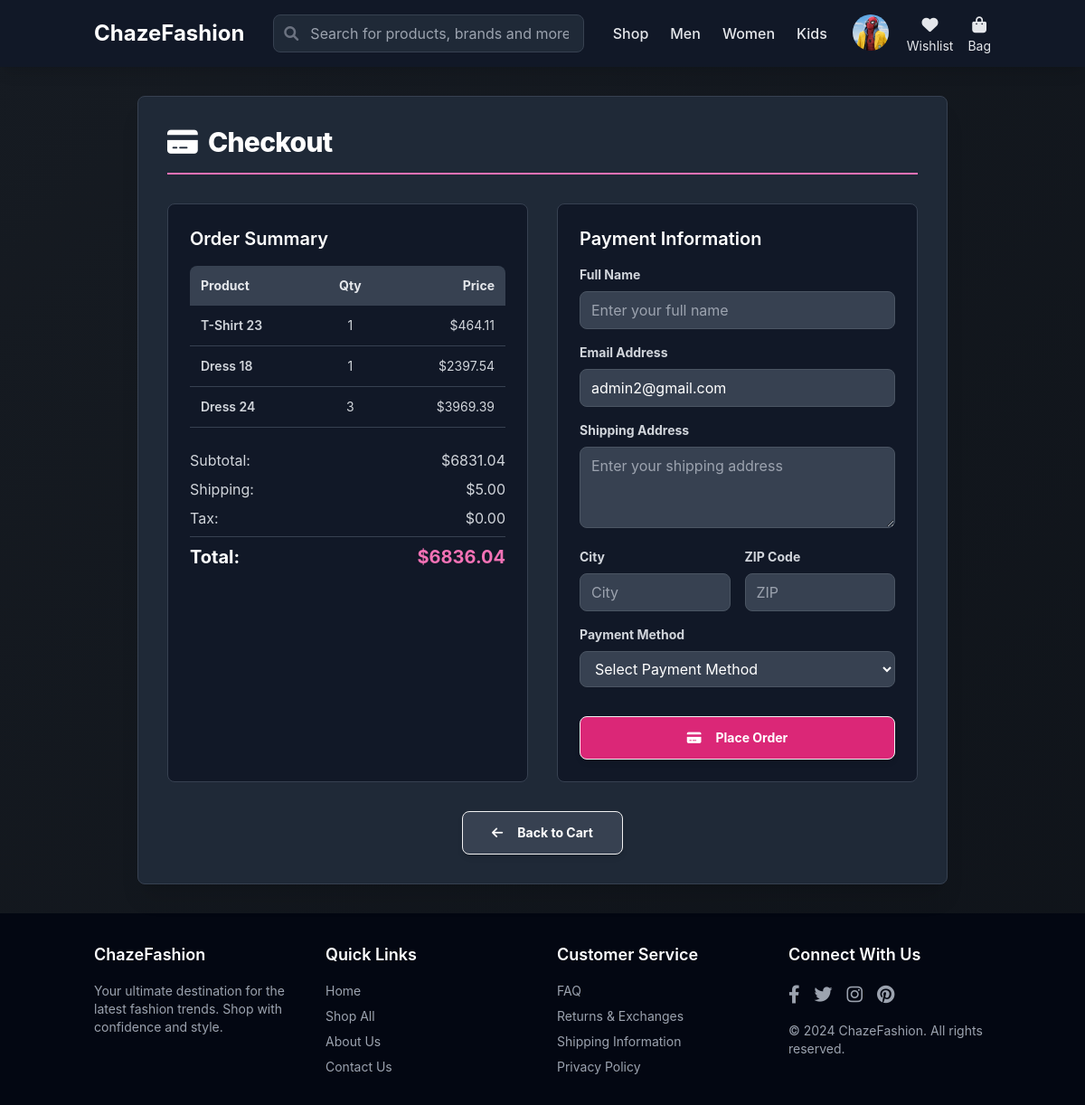
The page /checkout/ (signed in) on the database its author committed.
### catalog/models.py (models this page shows, shortened)
class CartItem(models.Model):
    cart = models.ForeignKey('Cart', on_delete=models.CASCADE, related_name='items')
    product = models.ForeignKey(Product, on_delete=models.CASCADE)
    quantity = models.PositiveIntegerField(default=1)
    @property
    def subtotal(self):
        return self.quantity * self.product.pr_price

class Product(models.Model):
    CATEGORY_CHOICES = [
        ("Boys", "Boys"),
        ("Girls", "Girls"),
        ("Men", "Men"),
        ("Women", "Women"),
        ("Toddler", "Toddler"),
    ]
    SEASON_CHOICES = [
        ("Summer", "Summer"),
        ("Winter", "Winter"),
        ("All Season", "All Season"),
    ]
    pr_id = models.AutoField(primary_key=True)
    pr_cate = models.CharField(max_length=20, choices=CATEGORY_CHOICES)
    pr_name = models.CharField(max_length=100)
    pr_price = models.DecimalField(max_digits=10, decimal_places=2)
    pr_reviews = models.FloatField(default=0)
    pr_buy_quant = models.PositiveIntegerField(default=0)
    pr_stk_quant = models.PositiveIntegerField(default=0)
    pr_dimensions = models.CharField(max_length=100, blank=True)
    pr_weights = models.CharField(max_length=50, blank=True)
    pr_offers = models.CharField(max_length=100, blank=True)
    pr_images = models.ImageField(upload_to='product_images/', blank=True, null=True)
    pr_season = models.CharField(max_length=20, choices=SEASON_CHOICES, default="All Season")
    pr_fabric = models.CharField(max_length=50, blank=True)
    pr_texture = models.CharField(max_length=50, blank=True)
    pr_brand = models.CharField(max_length=50, blank=True)

### catalog/views.py (the view, shortened to what this page needs)
# urls.py: path('checkout/', views.checkout_view, name='checkout'),
@login_required
def checkout_view(request):
    cart, created = Cart.objects.get_or_create(user=request.user)
    cart_items = cart.items.all()
    if not cart_items:
        messages.warning(request, "Your cart is empty.")
        return redirect('cart')
    total_price = sum(item.subtotal for item in cart_items)
    shipping_cost = Decimal('5.00')
    grand_total = total_price + shipping_cost
    context = {
        'cart_items': cart_items,
        'total_price': total_price,
        'shipping_cost': shipping_cost,
        'grand_total': grand_total,
    }
    return render(request, 'catalog/checkout.html', context)

### templates/catalog/checkout.html (shortened to what this page needs)
{% extends 'base.html' %}
{% load static %}
{% block content %}
<div class="animate-fadeIn">
    <div class="max-w-4xl mx-auto bg-gray-800 shadow-xl rounded-lg border border-gray-700 p-8">
        <h2 class="text-3xl font-extrabold mb-8 text-white tracking-tight border-b-2 border-pink-400 pb-4">
            <i class="fas fa-credit-card mr-3"></i>Checkout
        </h2>
        <div class="grid grid-cols-1 lg:grid-cols-2 gap-8">
            <div class="bg-gray-900 p-6 rounded-lg border border-gray-700">
                <h3 class="text-xl font-semibold text-white mb-4">Order Summary</h3>
                <div class="overflow-x-auto mb-6">
                    <table class="w-full text-sm">
                        <thead>
                            <tr class="bg-gray-700 text-gray-200">
                                <th class="text-left p-3 rounded-tl-lg">Product</th>
                                <th class="text-center p-3">Qty</th>
                                <th class="text-right p-3 rounded-tr-lg">Price</th>
                            </tr>
                        </thead>
                        <tbody class="text-gray-300">
                            {% for item in cart_items %}
                            <tr class="border-b border-gray-700">
                                <td class="p-3 font-semibold">{{ item.product.pr_name }}</td>
                                <td class="text-center p-3">{{ item.quantity }}</td>
                                <td class="text-right p-3">${{ item.subtotal|floatformat:2 }}</td>
                            </tr>
                            {% endfor %}
                        </tbody>
                    </table>
                </div>
                <div class="space-y-2 text-gray-300">
                    <div class="flex justify-between">
                        <span>Subtotal:</span>
                        <span>${{ total_price|floatformat:2 }}</span>
                    </div>
                    <div class="flex justify-between">
                        <span>Shipping:</span>
                        <span>${{ shipping_cost|floatformat:2 }}</span>
                    </div>
                    <div class="flex justify-between">
                        <span>Tax:</span>
                        <span>$0.00</span>
                    </div>
                    <div class="border-t border-gray-700 pt-2 mt-4">
                        <div class="flex justify-between text-xl font-bold text-white">
                            <span>Total:</span>
                            <span class="text-pink-400">${{ grand_total|floatformat:2 }}</span>
                        </div>
                    </div>
                </div>
            </div>
            <div class="bg-gray-900 p-6 rounded-lg border border-gray-700">
                <h3 class="text-xl font-semibold text-white mb-4">Payment Information</h3>
                <form method="post" class="space-y-4">
                    <div>
                        <label class="block text-gray-300 text-sm font-bold mb-2">
                            Full Name
                        </label>
                        <input type="text" name="full_name" required
                            class="w-full px-3 py-2 bg-gray-700 border border-gray-600 rounded-lg text-white focus:outline-none focus:ring-2 focus:ring-pink-400"
                            placeholder="Enter your full name">
                    </div>
                    <div>
                        <label class="block text-gray-300 text-sm font-bold mb-2">
                            Email Address
                        </label>
                        <input type="email" name="email" required
                            class="w-full px-3 py-2 bg-gray-700 border border-gray-600 rounded-lg text-white focus:outline-none focus:ring-2 focus:ring-pink-400"
                            placeholder="Enter your email" value="{{ user.email }}">
                    </div>
                    <div>
                        <label class="block text-gray-300 text-sm font-bold mb-2">
                            Shipping Address
                        </label>
                        <textarea name="address" required rows="3"
                            class="w-full px-3 py-2 bg-gray-700 border border-gray-600 rounded-lg text-white focus:outline-none focus:ring-2 focus:ring-pink-400"
                            placeholder="Enter your shipping address"></textarea>
                    </div>
                    <div class="grid grid-cols-2 gap-4">
                        <div>
                            <label class="block text-gray-300 text-sm font-bold mb-2">
                                City
                            </label>
                            <input type="text" name="city" required
                                class="w-full px-3 py-2 bg-gray-700 border border-gray-600 rounded-lg text-white focus:outline-none focus:ring-2 focus:ring-pink-400"
                                placeholder="City">
                        </div>
                        <div>
                            <label class="block text-gray-300 text-sm font-bold mb-2">
                                ZIP Code
                            </label>
                            <input type="text" name="zip_code" required
                                class="w-full px-3 py-2 bg-gray-700 border border-gray-600 rounded-lg text-white focus:outline-none focus:ring-2 focus:ring-pink-400"
                                placeholder="ZIP">
                        </div>
                    </div>
                    <div>
                        <label class="block text-gray-300 text-sm font-bold mb-2">
                            Payment Method
                        </label>
                        <select name="payment_method" required
                            class="w-full px-3 py-2 bg-gray-700 border border-gray-600 rounded-lg text-white focus:outline-none focus:ring-2 focus:ring-pink-400">
                            <option value="">Select Payment Method</option>
                        </select>
                    </div>
                    <div class="pt-4">
                        <button type="submit"
                            class="w-full btn bg-pink-600 hover:bg-pink-700 text-white font-bold py-3 rounded-lg shadow-md transform transition duration-300 hover:scale-105 hover-effect">
                            <i class="fas fa-credit-card mr-2"></i>Place Order
                        </button>
                    </div>
                </form>
            </div>
        </div>
        <div class="mt-8 text-center">
            <a href="{% url 'cart' %}"
                class="btn bg-gray-700 hover:bg-gray-600 text-white font-bold py-3 px-8 rounded-lg shadow-md hover-effect">
                <i class="fas fa-arrow-left mr-2"></i>Back to Cart
            </a>
        </div>
    </div>
</div>
{% endblock content %}

### templates/base.html (style rules this page uses)
body { font-family: 'Inter', sans-serif; background: linear-gradient(-45deg, #0d1117, #161b22, #0d1117, #161b22); background-size: 400% 400%; animation: gradientBG 15s ease infinite; color: #e2e8f0; transition: filter 0.5s ease, transform 0.5s ease; }
.animate-fadeIn { animation: fadeIn 0.6s ease-out forwards; }
.hover-effect { transition: all 0.3s ease-in-out; }
button, .btn { transition: transform 0.3s ease, box-shadow 0.3s ease; }
a { transition: color 0.3s ease, text-shadow 0.3s ease; }

### rows shown on the page
CartItem: product.pr_name "T-Shirt 23", quantity "1", subtotal "464.11"
CartItem: product.pr_name "Dress 18", quantity "1", subtotal "2397.54"
CartItem: product.pr_name "Dress 24", quantity "3", subtotal "3969.39"

### other values the page prints
{{ total_price|floatformat:2 }} "6831.04"
{{ shipping_cost|floatformat:2 }} "5.00"
{{ grand_total|floatformat:2 }} "6836.04"
